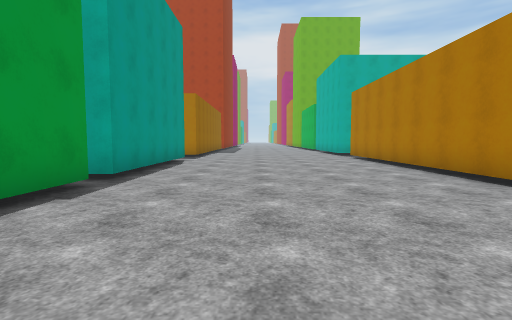
view 1 (above)

22 first-person views from a walk through a scene from a Unity 3-D project. The camera is 1.3 m above the floor, tilts 4° down and sees 85° across. The floor is counted in squares, 2 m on a side. Each view is taken from the middle of a square. On the plan, view 1 faces up. The plan holds only what a view shows up to about 9 squares ahead; the rest is blank. The place goes on beyond the plan. The player is left out. Surface patterns are stand-ins for the level's own textures.

view 2
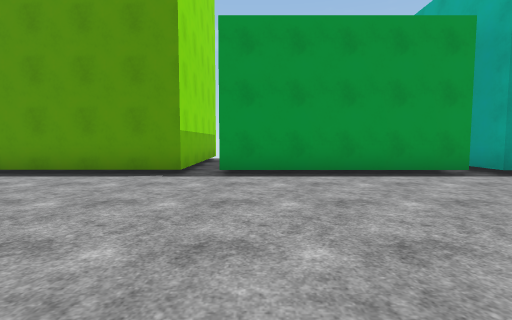

view 3
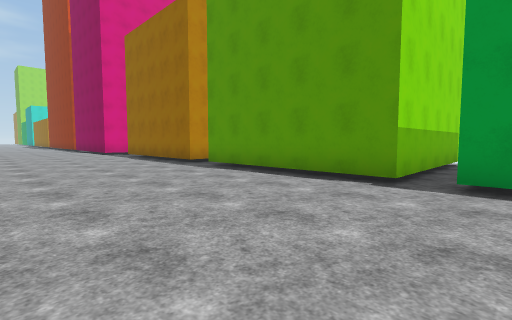

view 4
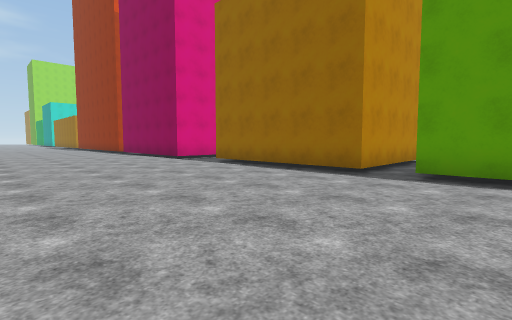

view 5
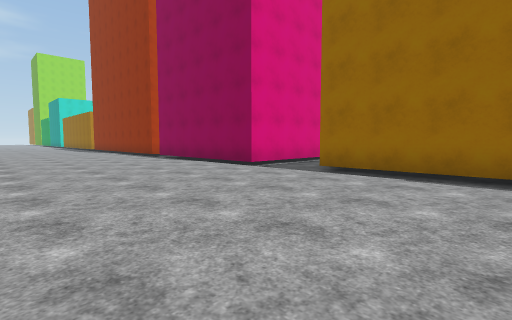

view 6
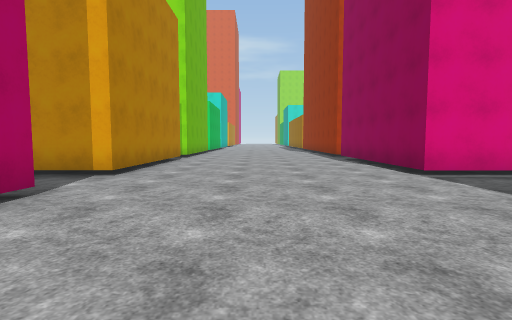

view 7
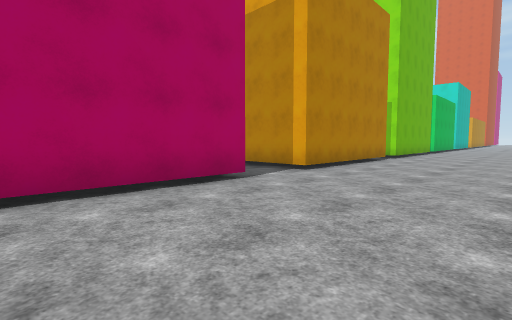

view 8
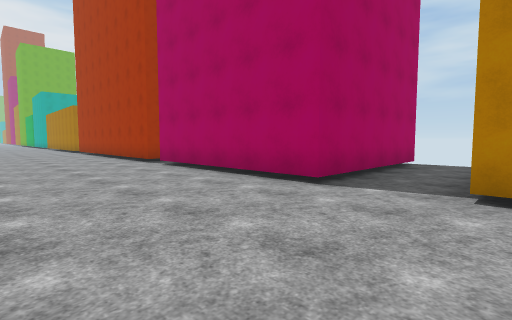

view 9
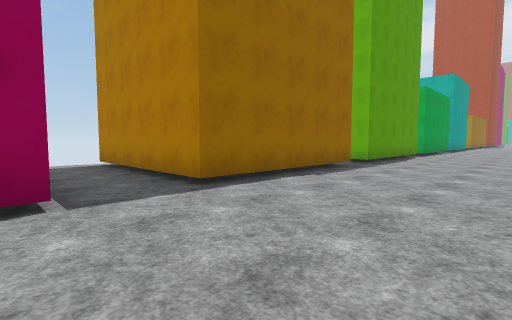

view 10
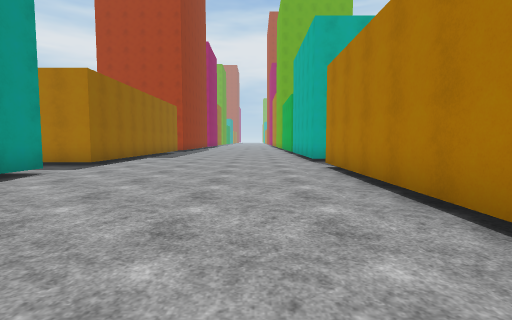

view 11
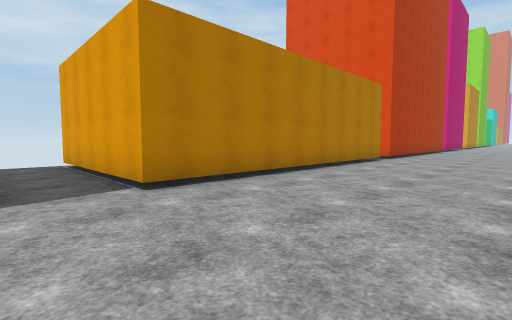

view 12
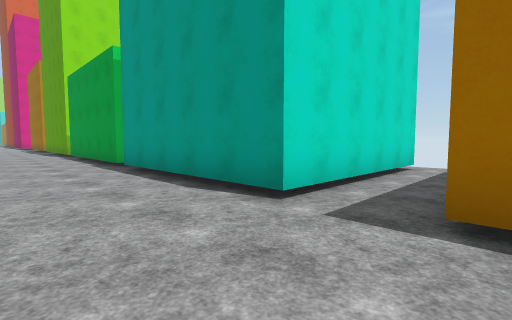

view 13
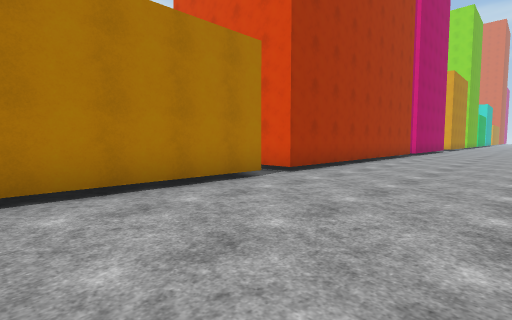

view 14
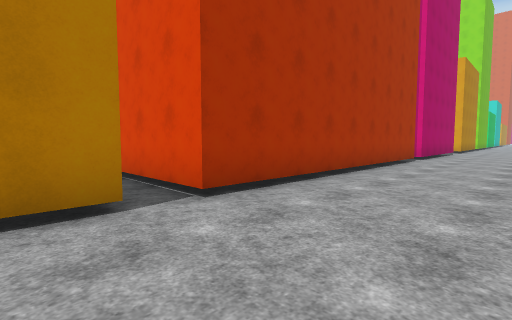

view 15
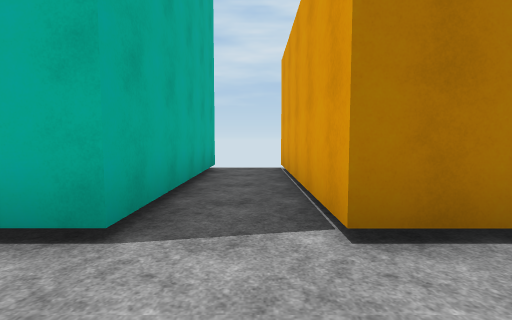

view 16
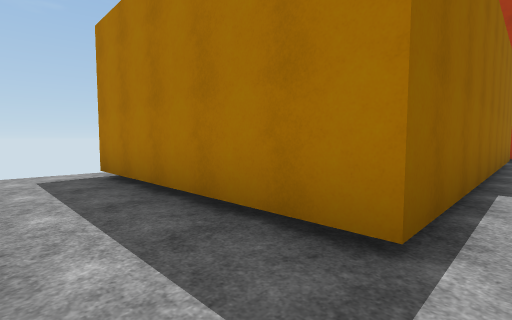

view 17
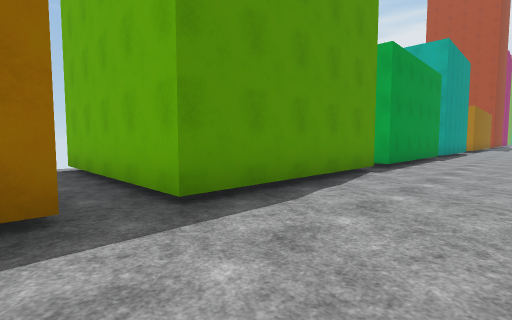

view 18
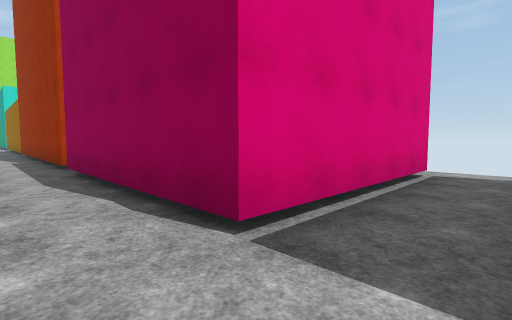

view 19
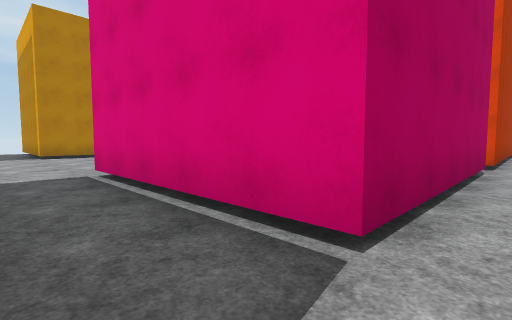

view 20
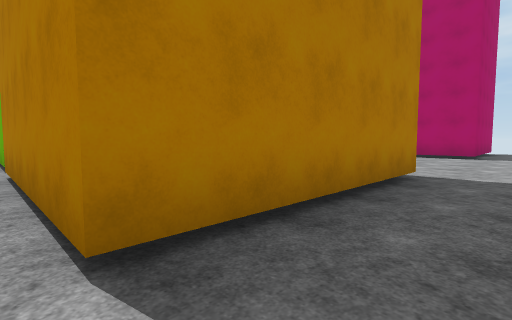

view 21
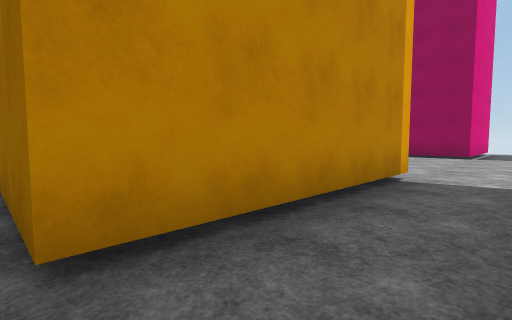

view 22
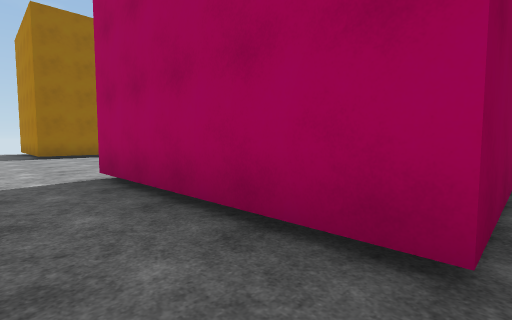

### Floor plan
Points are (right, up) in squares from view 1. A wall is a line through its corners. A room is listed if a view was taken in it or the views show most of it. See-through windows are left out.
Room 1 (views 1, 2, 3, 4, 5, 6, 7, 8, 9, 10, 11, 12, 13, 14, 15, 16, 17, 18, 19, 20, 21, 22)
walls: (3.8, -6.4) (3.8, 2.1); (3.8, 3) (3.8, 11.4); (-6.5, -7.6) (-2.7, -7.6) (-2.7, -12.6) (-7.7, -12.6) (-7.7, -7.5); (-7.6, -1.5) (-2.7, -1.5) (-2.7, -6.5) (-7.7, -6.5); (-2.7, 4.4) (-2.7, -0.7) (-3, -0.7); (8.8, -10.2) (8.8, -12.6) (3.8, -12.6) (3.8, -7.1); (3.8, -18) (3.8, -14.5) (8.8, -14.5) (8.8, -16.9); (-7.6, 9.9) (-2.7, 9.9) (-2.7, 4.9); (-7.3, -18.5) (-7.3, -14.5) (-2.3, -14.5) (-2.3, -18.5); (3.8, 13) (3.8, 13.5); (-2.3, 13.1) (-2.3, 11.5) (-7.5, 11.5); (-2.7, 13.5) (-2.7, 11.5)
ways out: opening at (-7.5, -7.5); opening at (-7, 11); opening at (3, 12); opening at (9, 11)

Positions as (right, up) in squares from view 1, and headings:
1: (0, 0), facing up
2: (3, 0), facing left
3: (2, 0), facing down-left
4: (3, -5), facing down-left
5: (3, -9), facing down-left
6: (1, -9), facing down
7: (0, -9), facing down-right
8: (0, -15), facing up-right
9: (1, -15), facing up-left
10: (2, 4), facing up
11: (0, 13), facing down-right
12: (0, 12), facing down-left
13: (0, 7), facing down-right
14: (1, 4), facing down-right
15: (2, 12), facing right
16: (-2, 10), facing up-left
17: (0, -8), facing up-left
18: (-1, -13), facing down-left
19: (-8, -13), facing down-right
20: (-8, -14), facing up-right
21: (9, -13), facing down-left
22: (9, -14), facing up-left
